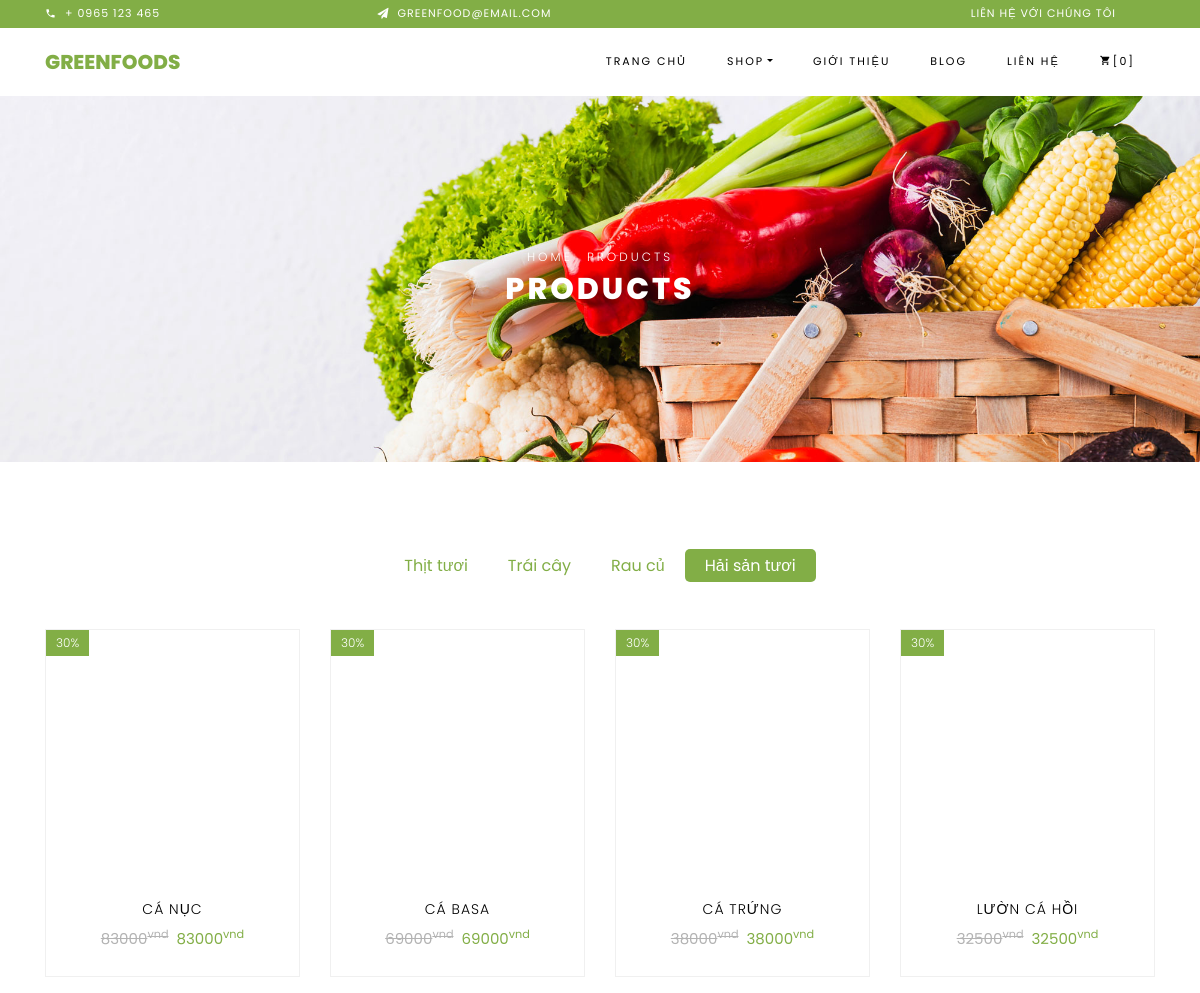
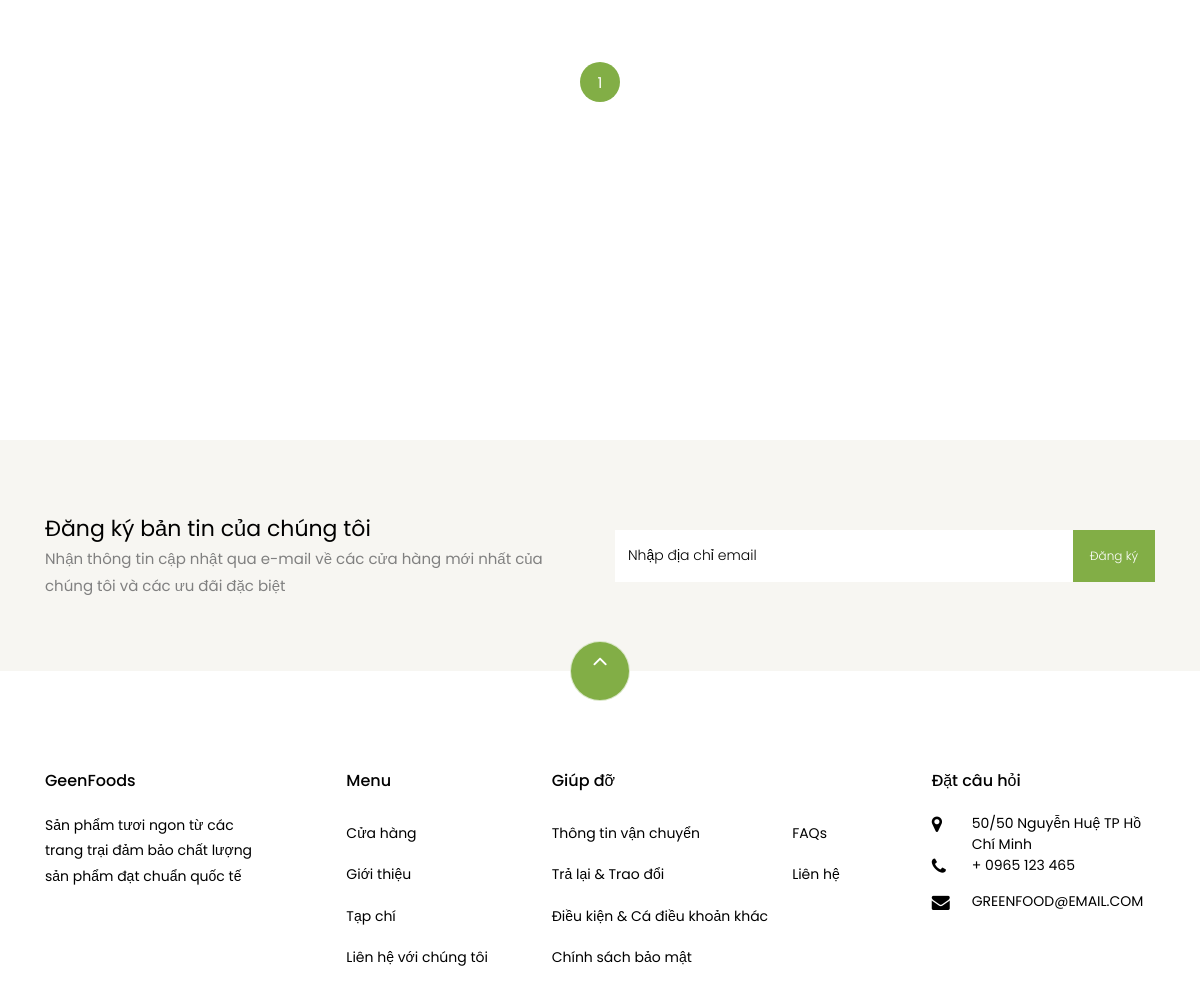
The app's page /product/shop/t=3/page=1 with its own data (2 pictures, top to bottom).
### tables this page shows
CREATE TABLE `food` (
  `id` int(11) NOT NULL,
  `foodName` text NOT NULL,
  `categoryId` int(11) NOT NULL,
  `price` double NOT NULL,
  `foodDescription` text NOT NULL,
  `foodImage` text NOT NULL,
  `createDate` timestamp NOT NULL DEFAULT current_timestamp(),
  `updateDate` timestamp NOT NULL DEFAULT current_timestamp()
);

### mvc/core/Controller.php (called while the page is built, shortened)
<?php
class Controller
{
    public function view($view, $data = [])
    {
        require_once "./mvc/views/" . $view . ".php";
    }
}

### mvc/controllers/Product.php (called while the page is built, shortened)
<?php
class Product extends Controller
{
    function Shop()
    {
        $db = new Database();
        $food = new Food($db);
        $listFoodsByCategory = $food->getFoodListByCategoryId(-1, true);
        $this->view("layoutRoot", [
            "Page" => "shop",
            "FoodListByCategory" => $listFoodsByCategory
        ]);
    }
}

### mvc/core/App.php (called while the page is built, shortened)
<?php
class App
{
    protected $action = "Index";
    function __construct()
    {
        $arr = $this->UrlProcess();
        if (isset($arr[0]) && $arr[0] != "" && file_exists("./mvc/controllers/" . $arr[0] . ".php")) {
            unset($arr[0]);
        }
        $this->controller = new $this->controller;
        if (isset($arr[1])) {
            if (method_exists($this->controller, $arr[1])) {
                $this->action = $arr[1];
            }
            unset($arr[1]);
        }
        $this->params = $arr ? array_values($arr) : [];
        call_user_func_array([$this->controller, $this->action], $this->params);
    }
    function UrlProcess()
    {
        if (isset($_GET["url"])) {
            return explode("/", filter_var(trim($_GET["url"], "/")));
        }
    }
}

### index.php (called while the page is built, shortened)
<?php
$myApp = new App();

### mvc/config/dbhelper.php (called while the page is built, shortened)
<?php
function executeResult($sql, $isSingleRecord = false)
{
	$conn = mysqli_connect(HOST, USERNAME, PASSWORD, DATABASE);
	mysqli_set_charset($conn, 'utf8');
	$resultset = mysqli_query($conn, $sql);
	if ($isSingleRecord) {
		$data = mysqli_fetch_array($resultset, 1);
	} else {
		$data = [];
		while (($row = mysqli_fetch_array($resultset, 1)) != null) {
			$data[] = $row;
		}
	}
	return $data;
}

### mvc/models/Food.php (called while the page is built, shortened)
<?php
require_once "./mvc/config/dbhelper.php";
class Food
{
    public function getFoodListByCategoryId($categoryId, $isArrayMultiple = false)
    {
        if ($isArrayMultiple) {
            $query_get_all_category = "SELECT * FROM category";
            $array_id_category = executeResult($query_get_all_category);
            $multiCategories = array();
            $multiCategories['categoryName'] = array();
            $multiCategories['foodData'] = array();
            foreach ($array_id_category as $category) {
                array_push($multiCategories['categoryName'], $category['categoryName']);
                $query = "SELECT * FROM food WHERE categoryId = " . $category['id'];
                array_push($multiCategories['foodData'], executeResult($query));
            }
            return $multiCategories;
        }
        $query = "SELECT * FROM food WHERE categoryId = " . $categoryId . " ORDER BY categoryId DESC LIMIT 7";
        return executeResult($query);
    }
}

### mvc/views/components/user/food-item.php (the view, shortened to what this page needs)
<?php
echo "<div class='col-md-6 col-lg-3 ftco-animate'>";
echo "<div class='product'>";
echo "<a href='" . $base_url . "product/detail/" . $item['id'] . "' class='img-prod'><img class='img-fluid' accept='image/*' src='" . $base_url . $assets_url . "images/food/" . $item['foodImage'] . "' alt='Colorlib Template'>";
echo "<span class='status'>30%</span>";
echo "</a>";
echo "<div class='text py-3 pb-4 px-3 text-center'>";
echo "<h3><a href='" . $base_url . "product/detail/" . $item['id'] . "'>" . $item['foodName'] . "</a></h3>";
echo "<div class='d-flex'>";
echo "<div class='pricing'>";
echo "<p class='price'><span class='mr-2 price-dc'>" . $item['price'] . "<sup>vnd</sup></span><span class='price-sale'>" . $item['price'] . "<sup>vnd</sup></span></p>";
echo "</div>";
echo "</div>";
echo "</div>";
echo "</div>";
echo "</div>";

### mvc/views/pages/user/shop.php (shortened to what this page needs)
<?php
$array_url = explode("/", filter_var(trim($_GET["url"], "/")));
$tmpTab = $array_url[max(array_keys($array_url)) - 1];
$tabTypeIndex = max(array_keys(explode("t=", $tmpTab)));
if (count($array_url) > 2) {
    $tabType = explode("t=", $tmpTab)[$tabTypeIndex];
} else {
    $page = 1;
    $tabType = 0;
}
?>
<div class="hero-wrap hero-bread" style="background-image: url('<?php echo $base_url . $assets_url ?>images/bg_1.jpg');">
    <div class="container">
        <div class="row no-gutters slider-text align-items-center justify-content-center">
            <div class="col-md-9 ftco-animate text-center">
                <p class="breadcrumbs"><span class="mr-2"><a href="<?php echo $base_url ?>">Home</a></span> <span>Products</span></p>
                <h1 class="mb-0 bread">Products</h1>
            </div>
        </div>
    </div>
</div>
<section class="ftco-section">
    <div class="container">
        <div class="row justify-content-center">
            <div class="col-md-10 mb-5 text-center">
                <ul class="product-category nav nav-pills justify-content-center" role="tablist">
                    <?php
                    foreach ($_SESSION['FoodListByCategoryName']['categoryName'] as $key => $categoryName) {
                        if ($key == $tabType) {
                            $acticeState = "show active";
                        } else {
                            $acticeState = "";
                        }
                        echo "<li role='presentation'><a id='" . $key . "' class='" . $acticeState . "' href='#tab-" . $key . "'
                        onclick=\"window.location.href='" . $base_url . "product/shop/t=" . $key . "/page=" . "1" . "'\"
                        aria-controls='#tab-" . $key . "'
                        role='tab'
                        data-toggle='tab'>" . $categoryName . "</a></li>";
                    }
                    ?>
                </ul>
            </div>
        </div>
        <div class="tab-content">
            <?php $acticeState;
            foreach ($_SESSION['FoodListByCategoryName']['foodData'] as $key => $foodData) {
                if ($key == $tabType) {
                    $acticeState = "active";
                } else {
                    $acticeState = " ";
                }
                echo "<div role='tabpanel' class='tab-pane " . $acticeState . " ' id='tab-" . $key . "'>";
                echo "<div class='row'>";
                $datas = array_slice($foodData, $_SESSION['from_record_num'], $_SESSION['records_per_page']);
                foreach ($datas as $item) {
                    require "./mvc/views/components/user/food-item.php";
                }
                echo "</div>";
                require "./mvc/views/components/user/paging.php";
                echo "</div>";
            }
            ?>
        </div>
    </div>
</section>

### records on screen
food: foodName "CÁ NỤC", price "83000"
food: foodName "CÁ BASA", price "69000"
food: foodName "CÁ TRỨNG", price "38000"
food: foodName "LƯỜN CÁ HỒI", price "32500"

### other values on screen
$categoryName "Thịt tươi"
$categoryName "Trái cây"
$categoryName "Rau củ"
$categoryName "Hải sản tươi"
